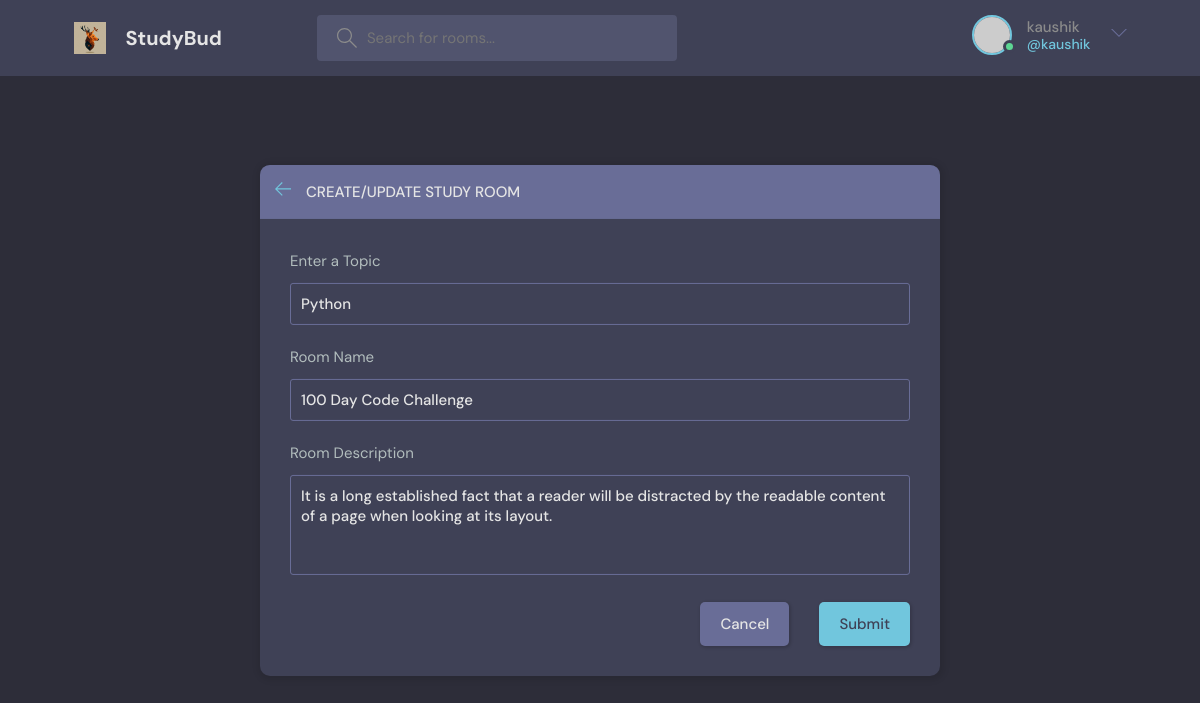
/update-room/2/ (signed in), run on the app's committed database.
### base/models.py (models this page shows, shortened)
class Room(models.Model):
    host = models.ForeignKey(User,on_delete=models.SET_NULL , null=True)
    topic = models.ForeignKey(Topic ,on_delete=models.SET_NULL ,null=True)
    name = models.CharField(max_length=200)
    description = models.TextField(null=True,blank=True)
    participants = models.ManyToManyField(User,related_name='participants',blank=True)
    updated = models.DateTimeField(auto_now=True)
    created = models.DateTimeField(auto_now_add=True)
    class Meta:
        ordering = ['-updated','-created' ]

class Topic(models.Model):
    namee = models.CharField(max_length=200)

### base/views.py (the view)
    def inner(request,*args,**kwargs):
        if not request.user.is_authenticated:
            return redirect('login')
        else:
            return func(request,*args,**kwargs)

### base/forms.py
class RoomForm(ModelForm):
    class Meta:
        model = Room
        fields = '__all__'
        exclude = ['host','participants']

### base/views.py (called while the page is built, shortened)
def my_decorator(func):
    def inner(request,*args,**kwargs):
        if not request.user.is_authenticated:
            return redirect('login')
        else:
            return func(request,*args,**kwargs)
    return inner

@my_decorator
def updateRoom(request , pk):
    room = Room.objects.get(id=pk)
    form = RoomForm(instance = room)
    topics = Topic.objects.all()
    if request.user != room.host:
        return HttpResponse("You are not allowed here")
    context = {'form' : form ,'topicc':topics, 'room':room }
    return render (request , 'base/room_form.html', context)

### base/templates/base/room_form.html (shortened to what this page needs)
{% extends 'main.html' %}
{% block content %}
  <main class="create-room layout">
    <div class="container">
      <div class="layout__box">
        <div class="layout__boxHeader">
          <div class="layout__boxTitle">
            <a href="{% url 'home' %}">
              <svg version="1.1" xmlns="http://www.w3.org/2000/svg" width="32" height="32" viewBox="0 0 32 32">
                <title>arrow-left</title>
                <path
                  d="M13.723 2.286l-13.723 13.714 13.719 13.714 1.616-1.611-10.96-10.96h27.625v-2.286h-27.625l10.965-10.965-1.616-1.607z">
                </path>
              </svg>
            </a>
            <h3>Create/Update Study Room</h3>
          </div>
        </div>
        <div class="layout__body">
          <form class="form" action="" method="POST">
            <div class="form__group">
              <label for="room_topic">Enter a Topic </label>
              <input required type="text" value="{{room.topic.namee}}" name="TOPIC" list="topic-list"/>
            </div>
            <div class="form__group">
              <label for="room_name">Room Name</label>
              {{form.name}}
            </div>
            <div class="form__group">
              <label for="room_description">Room Description</label>
              {{form.description}}
            </div>
            <div class="form__action">
              <a class="btn btn--dark" href="{% url 'home'  %}">Cancel</a>
              <button class="btn btn--main" type="submit">Submit</button>
            </div>
          </form>
        </div>
      </div>
    </div>
  </main>
{% endblock content %}

### templetes/navbar.html (shortened to what this page needs)
{% load static %}
<header class="header header--loggedIn">
    <div class="container">
      <a href="{% url 'home' %}"  class="header__logo">
        <img src="{% static 'images/logo2.jpg' %}" />
        <h1>StudyBud</h1>
      </a>
      {% if request.user.is_authenticated %}
      <form class="header__search" method="GET" action="{% url 'home' %}">
        <label>
          <input name="q" placeholder="Search for rooms..." />
        </label>
      </form>
      {% endif %}
      <nav class="header__menu">
        {% if request.user.is_authenticated %}
        <div class="header__user">
          <a href="{% url 'user-profile' user.id  %}">
            <div class="avatar avatar--medium active">
              <img src="https://randomuser.me/api/portraits/men/37.jpg" />
            </div>
            <p>{{request.user}}<span>@{{request.user}}</span></p>
          </a>
          <button class="dropdown-button">
            <svg version="1.1" xmlns="http://www.w3.org/2000/svg" width="32" height="32" viewBox="0 0 32 32">
              <title>chevron-down</title>
              <path d="M16 21l-13-13h-3l16 16 16-16h-3l-13 13z"></path>
            </svg>
          </button>
        </div>
        {% else %}
         <a href="{% url 'login' %}">
          <img src="{% static 'images/avatar2.png' %}" />
          <p>Login</p>
        </a>
        {% endif %}
      </nav>
    </div>
  </header>

### data on the page
Room: TOPIC "Python", name "100 Day Code Challenge", description "It is a long established fact that a reader will be distracted by the readable content of a page when looking at its layout."

### other printed values
{{ request.user }} "kaushik"
